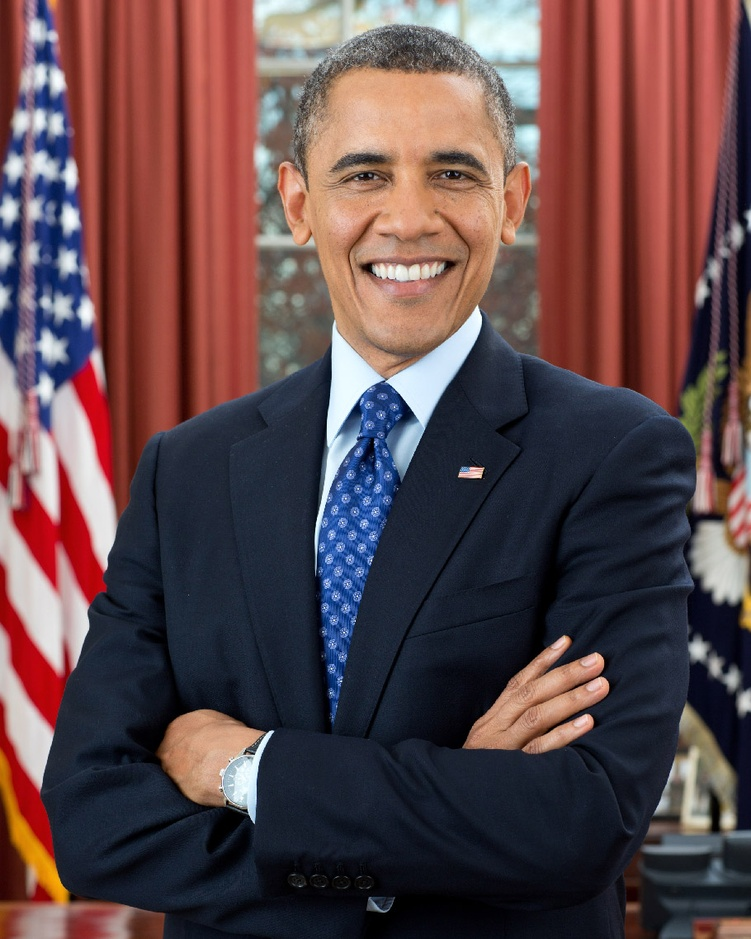
#> input picture Images/obama.jpg, 751 x 939 px, shrunk from 910 x 1137 before the run
$ python Understanding_RGB.py
#> lines starting #> are read from the running program, lines starting #| are printed output that depends on the picture
#> further down, src is the input picture: shape (939, 751, 3); mean B, G, R 74.7, 71.7, 95
#
# 理解RGB概念
#

import cv2

def access_pixels(frame):
    print(frame.shape)  #shape内包含三个元素：按顺序为高、宽、通道数
#| (939, 751, 3)
    height = frame.shape[0]
#> height = 939
    width = frame.shape[1]
#> width = 751
    channels = frame.shape[2]
#> channels = 3
    print("width : %s, height : %s, channel : %s" %(width, height, channels))
#| width : 751, height : 939, channel : 3

    for row in range(height):            #遍历高
        for col in range(width):         #遍历宽
            for c in range(channels):     #便利通道
                pv = frame[row, col, c]
                frame[row, col, c] = 255 - pv     #全部像素取反，实现一个反向效果
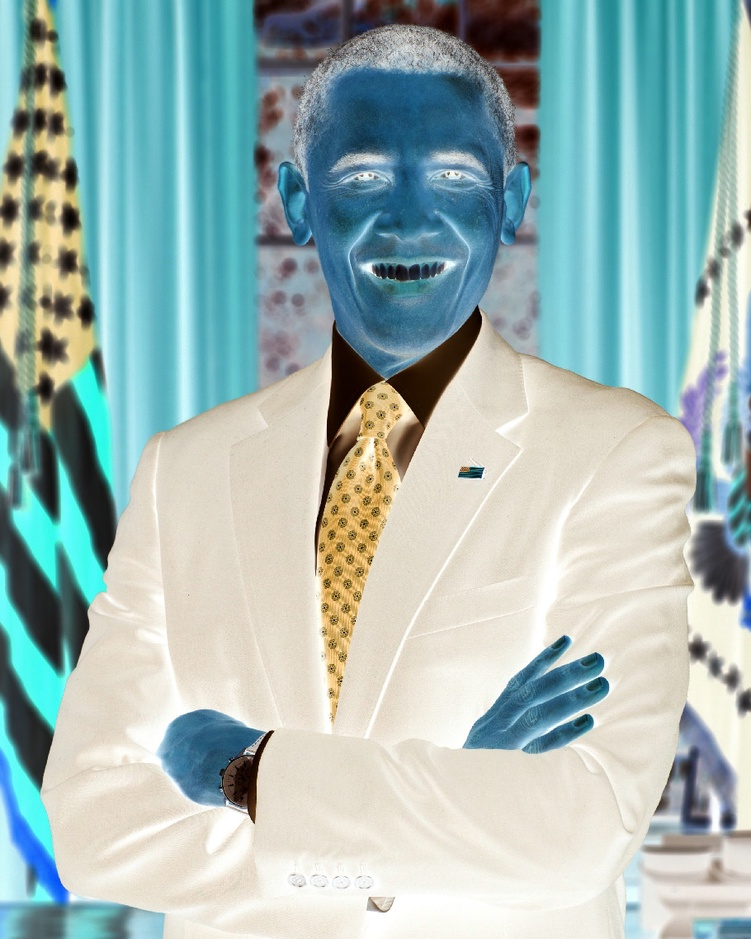
#> frame: shape (939, 751, 3); mean B, G, R 180.3, 183.3, 160
    cv2.imshow("new", frame)


if __name__ == "__main__":
    image = "Images/obama.jpg"
    src = cv2.imread(image)
    cv2.imshow("old", src)
    access_pixels(src)
    cv2.waitKey()

$ run again, with Images/Iunkown.jpg copied over Images/obama.jpg
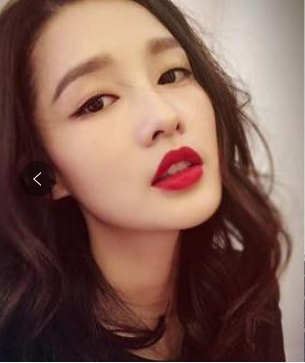
#> input picture Images/Iunkown.jpg, 305 x 363 px
#> src is the input picture: shape (363, 305, 3); mean B, G, R 84.7, 95.5, 129.6
#| (363, 305, 3)
#| width : 305, height : 363, channel : 3
#> after the loop in access_pixels, `for row in range(height):`:
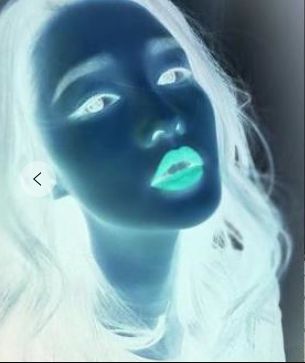
#> frame: shape (363, 305, 3); mean B, G, R 170.3, 159.5, 125.4

$ run again, with Images/biden.jpg copied over Images/obama.jpg
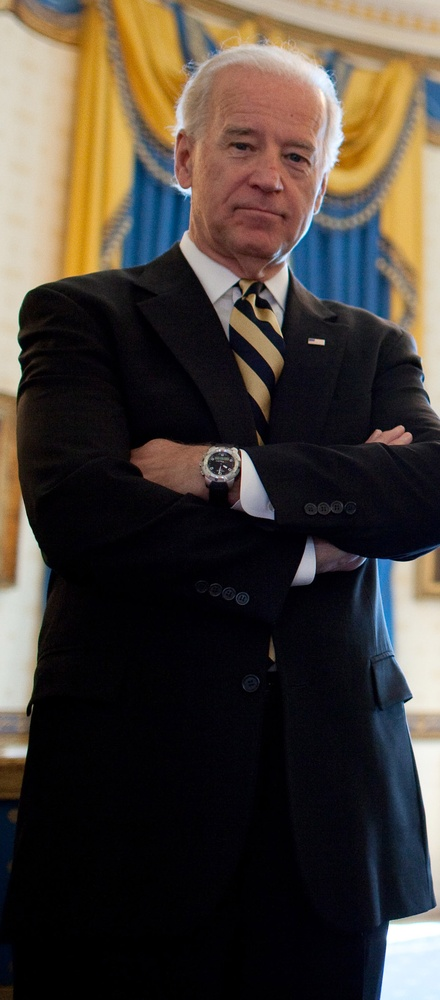
#> input picture Images/biden.jpg, 440 x 1000 px, shrunk from 970 x 2204 before the run
#> src is the input picture: shape (1000, 440, 3); mean B, G, R 55.5, 62.7, 70.8
#| (1000, 440, 3)
#| width : 440, height : 1000, channel : 3
#> after the loop in access_pixels, `for row in range(height):`:
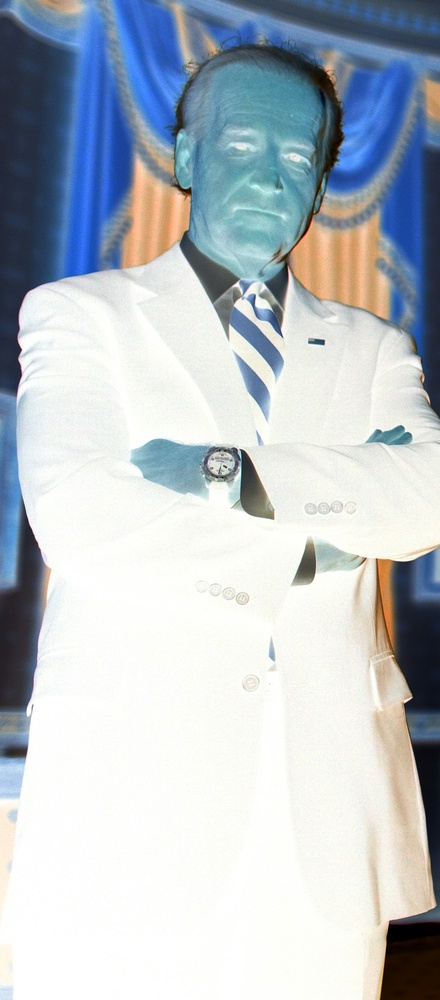
#> frame: shape (1000, 440, 3); mean B, G, R 199.5, 192.3, 184.2
